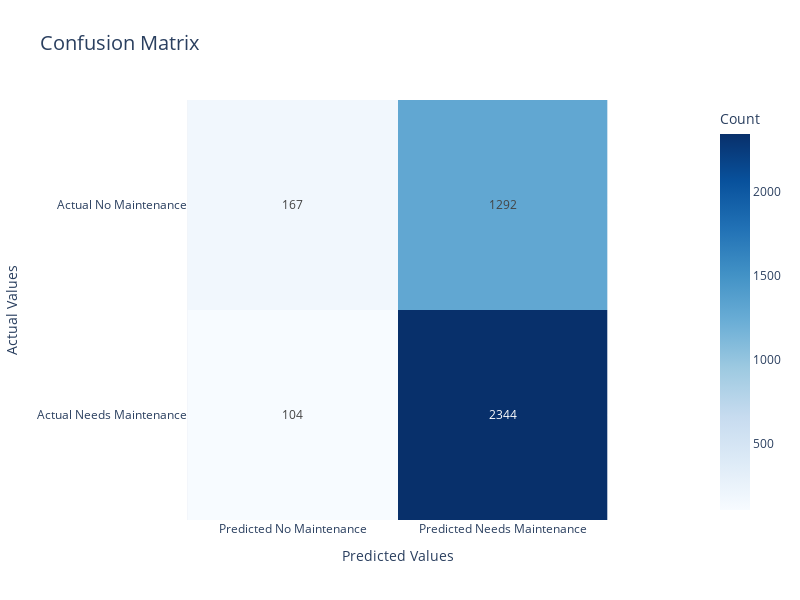

The code cell stored with this chart in its notebook:
### Markdown cell above
#### With the Recall matrix the model correctly identifies 95.34% of the engines that need maintenance, which means it is very good at catching potential problems early. Which is important for the model on predicting maintenance, because missing an engine that requires maintenance can lead to costly breakdowns.
####	•	When the model predicts that an engine needs maintenance, it’s right about 65% of the time, meaning it sometimes flags engines for maintenance when they’re actually fine.
####	•	Overall, the model is good at preventing missed maintenance issues, even though it may result in a few unnecessary maintenance alerts.
####	•	This balance is useful because it’s better to overpredict maintenance than to miss potential problems, especially in a real-world setting where engine failures can be costly.

### Code cell
import plotly.express as px

cf_matrix_custom = confusion_matrix(y_test, y_pred_custom_threshold)

cf_matrix_custom_df = pd.DataFrame(cf_matrix_custom, 
                                   index=['Actual No Maintenance', 'Actual Needs Maintenance'], 
                                   columns=['Predicted No Maintenance', 'Predicted Needs Maintenance'])

fig = px.imshow(cf_matrix_custom_df, 
                text_auto=True,  
                color_continuous_scale='Blues', 
                labels=dict(x="Predicted Values", y="Actual Values", color="Count"),
                title='Confusion Matrix')

fig.update_layout(
    width=800,  
    height=600,  
    title_font_size=20, 
)

fig.show()

### Figure 1 — Plotly figure (JSON) as saved in the notebook; plotly's stock layout.template omitted (floating-point values rounded to 4 significant figures)
{"data": [{"coloraxis": "coloraxis", "hovertemplate": "Predicted Values: %{x}<br>Actual Values: %{y}<br>Count: %{z}<extra></extra>", "name": "0", "texttemplate": "%{z}", "type": "heatmap", "x": ["Predicted No Maintenance", "Predicted Needs Maintenance"], "xaxis": "x", "y": ["Actual No Maintenance", "Actual Needs Maintenance"], "yaxis": "y", "z": [[167, 1292], [104, 2344]]}], "layout": {"coloraxis": {"colorbar": {"title": {"text": "Count"}}, "colorscale": [[0, "rgb(247,251,255)"], [0.125, "rgb(222,235,247)"], [0.25, "rgb(198,219,239)"], [0.375, "rgb(158,202,225)"], [0.5, "rgb(107,174,214)"], [0.625, "rgb(66,146,198)"], [0.75, "rgb(33,113,181)"], [0.875, "rgb(8,81,156)"], [1, "rgb(8,48,107)"]]}, "height": 600, "title": {"font": {"size": 20}, "text": "Confusion Matrix"}, "width": 800, "xaxis": {"anchor": "y", "constrain": "domain", "domain": [0, 1], "scaleanchor": "y", "title": {"text": "Predicted Values"}}, "yaxis": {"anchor": "x", "autorange": "reversed", "constrain": "domain", "domain": [0, 1], "title": {"text": "Actual Values"}}}}
